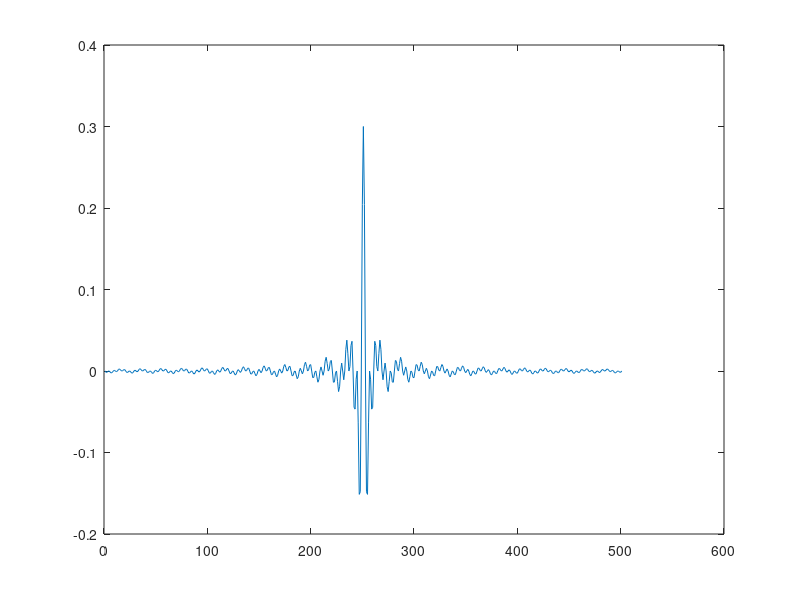
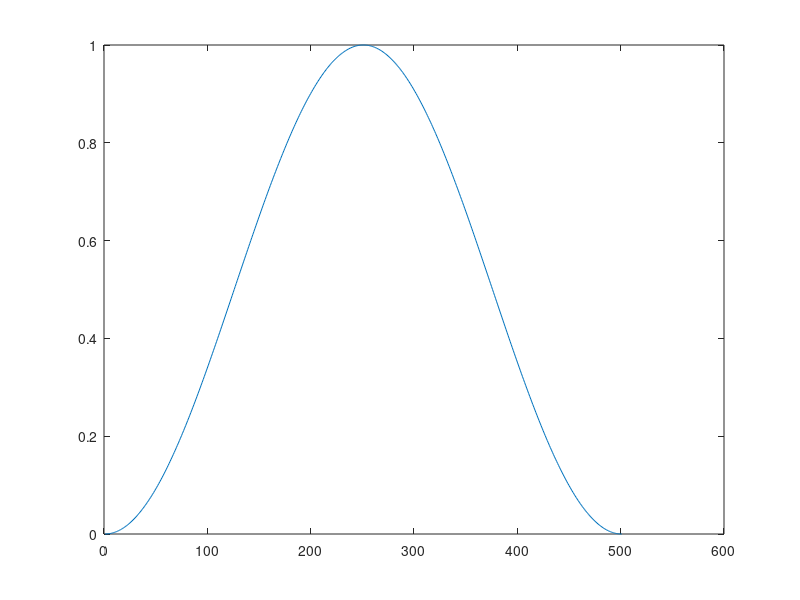
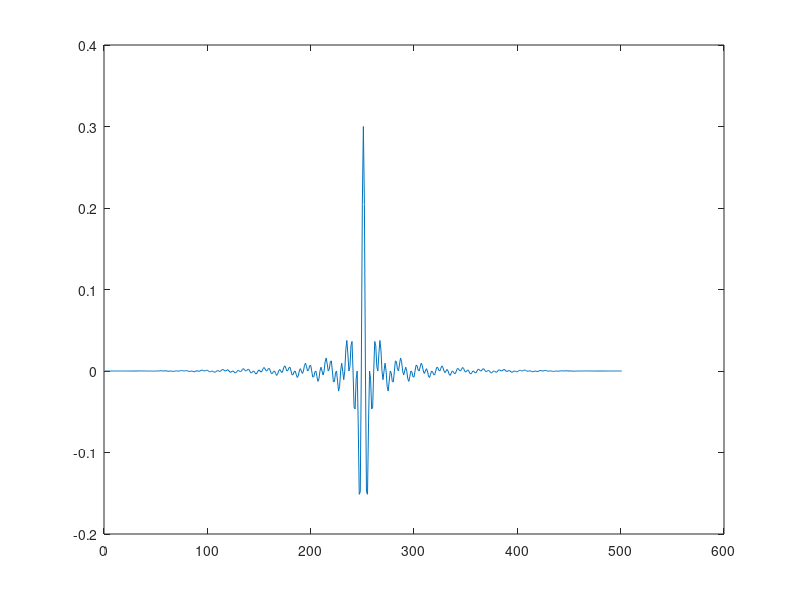
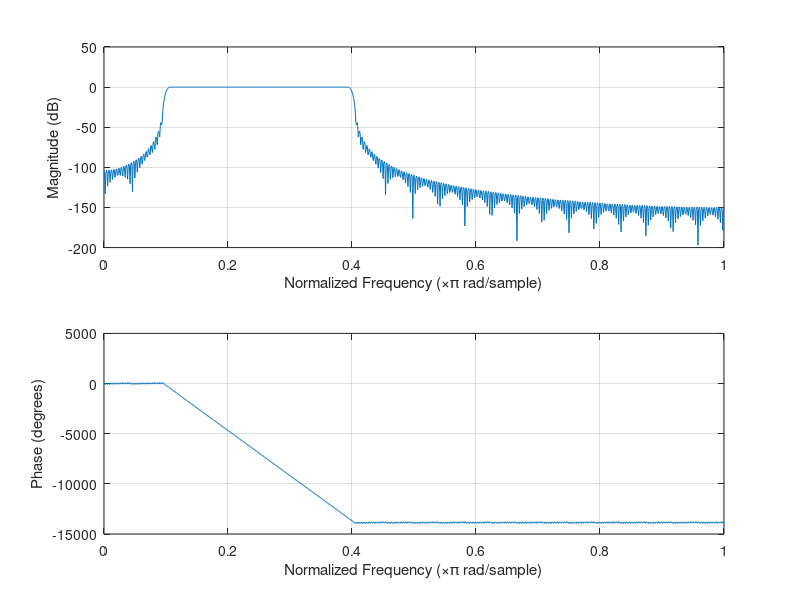

Source code (MATLAB) for these figures, in order:
%%independent bpf

N = 501; %%order of the filter
Nhalf = 250;
%%filter cutoffs
b=0.4;
a=0.1;

for n=0:1:N-1
  Imp(n+1)= sin(b*pi*(n-Nhalf))/(pi*(n-Nhalf)) - sin(a*pi*(n-Nhalf))/(pi*(n-Nhalf));
  hann(n+1)=0.5 - 0.5*cos(2*pi*(n)/(N-1));
endfor

Imp(int64(Nhalf)+1) = b-a;

figure(1); plot(Imp)
figure(2); plot(hann)

%% multiply the answers
ans = Imp .* hann;
figure(3); plot(ans)

figure(4); freqz(ans)

